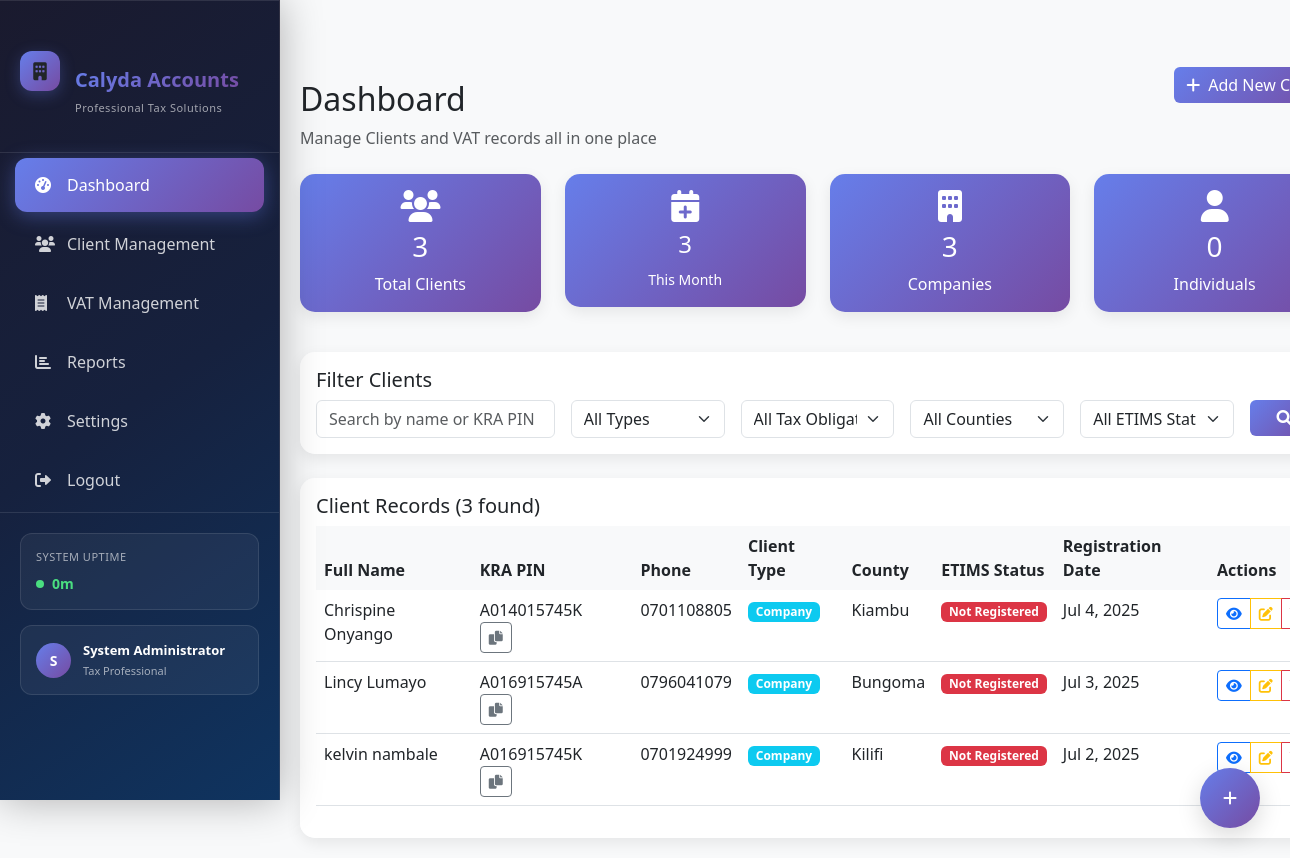
/dashboard.php (signed in), run on the app's committed database.
### tables this page shows
CREATE TABLE `clients` (
  `id` int(11) NOT NULL,
  `full_name` varchar(100) NOT NULL,
  `phone_number` varchar(20) NOT NULL,
  `kra_pin` varchar(20) NOT NULL,
  `password` varchar(255) NOT NULL,
  `tax_obligations` longtext NOT NULL CHECK (json_valid(`tax_obligations`)),
  `email_address` varchar(100) NOT NULL,
  `id_number` varchar(20) NOT NULL,
  `client_type` enum('Individual','Company','Both') NOT NULL,
  `county` varchar(50) NOT NULL,
  `etims_status` enum('Registered','Pending','Not Registered') DEFAULT 'Not Registered',
  `registration_date` timestamp NOT NULL DEFAULT current_timestamp(),
  `created_by` int(11) DEFAULT NULL,
  `updated_at` timestamp NOT NULL DEFAULT current_timestamp() ON UPDATE current_timestamp()
);

### classes/Client.php (called while the page is built, shortened)
<?php
class Client {
    private $db;
public function __construct() {
    global $pdo;
    $this->db = $pdo;
}
    public function getAll($filters = []) {
        $query = "SELECT * FROM clients WHERE 1=1";
        $params = [];
        $query .= " ORDER BY registration_date DESC";
        $stmt = $this->db->prepare($query);
        $stmt->execute($params);
        $clients = $stmt->fetchAll();
        return $clients;
    }
    public function getStats() {
        $stats = [];
        $stmt = $this->db->query("SELECT COUNT(*) as total FROM clients");
        $stats['total_clients'] = $stmt->fetch()['total'];
        $stmt = $this->db->query("
            SELECT client_type, COUNT(*) as count
            FROM clients
            GROUP BY client_type
        ");
        $stats['by_type'] = $stmt->fetchAll();
        $stmt = $this->db->query("
            SELECT etims_status, COUNT(*) as count
            FROM clients
            GROUP BY etims_status
        ");
        $stats['etims_status'] = $stmt->fetchAll();
        $stmt = $this->db->query("
            SELECT COUNT(*) as count
            FROM clients
            WHERE registration_date >= DATE_SUB(NOW(), INTERVAL 30 DAY)
        ");
        $stats['recent_registrations'] = $stmt->fetch()['count'];
        return $stats;
    }
}

### dashboard.php (the view, shortened to what this page needs)
<?php
$database = Database::getInstance();
$pdo = $database->getConnection();
require_once 'classes/Client.php';
$client = new Client();
$stats = $client->getStats();
$filters = [
    'search' => $_GET['search'] ?? '',
    'client_type' => $_GET['client_type'] ?? '',
    'tax_obligation' => $_GET['tax_obligation'] ?? '',
    'county' => $_GET['county'] ?? '',
    'etims_status' => $_GET['etims_status'] ?? ''
];
$clients = $client->getAll($filters);
?>
<!DOCTYPE html>
<html lang="en">
<head>
    <link href="https://cdn.jsdelivr.net/npm/bootstrap@5.3.0/dist/css/bootstrap.min.css" rel="stylesheet">
    <link href="https://cdnjs.cloudflare.com/ajax/libs/font-awesome/6.0.0/css/all.min.css" rel="stylesheet">
    <link rel="stylesheet" href="./css/style.css">
</head>
<body>
    <div class="container-fluid">
        <div class="row">
<div class="col-md-3 col-lg-2 px-0 sidebar" id="sidebar">
    <div class="sidebar-header">
        <div class="logo-container">
            <div class="logo-icon">
                <i class="fas fa-building"></i>
            </div>
            <div>
                <div class="logo-text" style="margin-top:40px">Calyda Accounts</div>
                <div class="company-tagline">Professional Tax Solutions</div>
            </div>
        </div>
    </div>
    <nav class="sidebar-nav">
        <div class="nav-item">
            <a class="nav-link active" href="">
                <i class="fas fa-tachometer-alt"></i>Dashboard
            </a>
        </div>
        <div class="nav-item">
            <a class="nav-link" href="clients.php">
                <i class="fas fa-users"></i>Client Management
            </a>
        </div>
        <div class="nav-item">
            <a class="nav-link" href="vat_management.php">
                <i class="fas fa-receipt"></i>VAT Management
            </a>
        </div>
        <div class="nav-item">
            <a class="nav-link" href="reports.php">
                <i class="fas fa-chart-bar"></i>Reports
            </a>
        </div>
        <div class="nav-item">
            <a class="nav-link" href="settings.php">
                <i class="fas fa-cog"></i>Settings
            </a>
        </div>
        <div class="nav-item">
            <a class="nav-link" href="logout.php">
                <i class="fas fa-sign-out-alt"></i>Logout
            </a>
        </div>
    </nav>
    <div class="system-status">
        <div class="uptime-display">
            <div class="uptime-title">System Uptime</div>
            <div class="uptime-value">
                <div class="status-indicator"></div>
                <span id="systemUptime">Loading...</span>
            </div>
        </div>
        <div class="user-info d-flex align-items-center">
            <div class="user-avatar">
                <?php echo strtoupper(substr($_SESSION['full_name'], 0, 1)); ?>
            </div>
            <div class="user-details">
                <div class="user-name"><?php echo htmlspecialchars($_SESSION['full_name']); ?></div>
                <div class="user-role">Tax Professional</div>
            </div>
        </div>
    </div>
</div>
            <div class="col-md-9 col-lg-10 main-content">
                <div class="d-flex justify-content-between align-items-center mb-4">
                    <div>
                        <h2 style="margin-top:60px;">Dashboard</h2>
                        <p class="text-muted mb-0">Manage Clients and VAT records all in one place</p>
                    </div>
                    <button class="btn btn-primary" data-bs-toggle="modal" data-bs-target="#addClientModal">
                        <i class="fas fa-plus me-2"></i>Add New Client
                    </button>
                </div>
                <div class="row mb-4">
                    <div class="col-md-3 col-sm-6 mb-3">
                        <div class="card stat-card">
                            <div class="card-body text-center">
                                <i class="fas fa-users fa-2x mb-2"></i>
                                <h3><?php echo $stats['total_clients']; ?></h3>
                                <p class="mb-0">Total Clients</p>
                            </div>
                        </div>
                    </div>
                    <div class="col-md-3 col-sm-6 mb-3">
                        <div class="card stat-card">
                            <div class="card-body text-center">
                                <i class="fas fa-calendar-plus fa-2x mb-2"></i>
                                <h4><?php echo $stats['recent_registrations']; ?></h4>
                                <small>This Month</small>
                            </div>
                        </div>
                    </div>
                    <div class="col-md-3 col-sm-6 mb-3">
                        <div class="card stat-card">
                            <div class="card-body text-center">
                                <i class="fas fa-building fa-2x mb-2"></i>
                                <?php
                                    $companyStats = array_filter($stats['by_type'], function($item) {
                                        return $item['client_type'] == 'Company';
                                    });
                                    $companyCount = count($companyStats) > 0 ? array_values($companyStats)[0]['count'] : 0;
                                ?>
                                <h3><?php echo $companyCount; ?></h3>
                                <p class="mb-0">Companies</p>
                            </div>
                        </div>
                    </div>
                    <div class="col-md-3 col-sm-6 mb-3">
                        <div class="card stat-card">
                            <div class="card-body text-center">
                                <i class="fas fa-user fa-2x mb-2"></i>
                                <h3><?php echo count(array_filter($stats['by_type'], function($item) { return $item['client_type'] == 'Individual'; })) > 0 ? array_filter($stats['by_type'], function($item) { return $item['client_type'] == 'Individual'; })[0]['count'] : 0; ?></h3>
                                <p class="mb-0">Individuals</p>
                            </div>
                        </div>
                    </div>
                </div>
                <div class="card mb-4">
                    <div class="card-body">
                        <h5 class="card-title">Filter Clients</h5>
                        <form method="GET" class="row g-3">
                            <div class="col-md-3">
                                <input type="text" class="form-control" name="search" placeholder="Search by name or KRA PIN" value="<?php echo htmlspecialchars($filters['search']); ?>">
                            </div>
                            <div class="col-md-2">
                                <select class="form-select" name="client_type">
                                    <option value="">All Types</option>
                                </select>
                            </div>
                            <div class="col-md-2">
                                <select class="form-select" name="tax_obligation">
                                    <option value="">All Tax Obligations</option>
                                </select>
                            </div>
                            <div class="col-md-2">
                                <select class="form-select" name="county">
                                    <option value="">All Counties</option>
                                </select>
                            </div>
                            <div class="col-md-2">
                                <select class="form-select" name="etims_status">
                                    <option value="">All ETIMS Status</option>
                                </select>
                            </div>
                            <div class="col-md-1">
                                <button type="submit" class="btn btn-primary w-100">
                                    <i class="fas fa-search"></i>
                                </button>
                            </div>
                        </form>
                    </div>
                </div>
                <div class="card">
                    <div class="card-body">
                        <h5 class="card-title">Client Records (<?php echo count($clients); ?> found)</h5>
                        <div class="table-responsive">
                            <table class="table table-hover">
                                <thead>
                                    <tr>
                                        <th>Full Name</th>
                                        <th>KRA PIN</th>
                                        <th>Phone</th>
                                        <th>Client Type</th>
                                        <th>County</th>
                                        <th>ETIMS Status</th>
                                        <th>Registration Date</th>
                                        <th>Actions</th>
                                    </tr>
                                </thead>
                                <tbody>
                                    <?php if (empty($clients)): ?>
                                        <tr>
                                            <td colspan="8" class="text-center py-4">
                                                <i class="fas fa-users fa-3x text-muted mb-3"></i>
                                                <p class="text-muted">No clients found. Add your first client to get started!</p>
                                            </td>
                                        </tr>
                                    <?php else: ?>
                                        <?php foreach ($clients as $clientData): ?>
                                            <tr>
                                                <td><?php echo htmlspecialchars($clientData['full_name']); ?></td>
                                                <td>
                                                    <span class="me-2"><?php echo htmlspecialchars($clientData['kra_pin']); ?></span>
                                                    <button class="btn btn-sm btn-outline-secondary" onclick="copyToClipboard('<?php echo htmlspecialchars($clientData['kra_pin']); ?>')">
                                                        <i class="fas fa-copy"></i>
                                                    </button>
                                                </td>
                                                <td><?php echo htmlspecialchars($clientData['phone_number']); ?></td>
                                                <td>
                                                    <span class="badge bg-info"><?php echo htmlspecialchars($clientData['client_type']); ?></span>
                                                </td>
                                                <td><?php echo htmlspecialchars($clientData['county']); ?></td>
                                                <td>
                                                    <?php
                                                    $statusClass = $clientData['etims_status'] == 'Registered' ? 'bg-success' :
                                                                  ($clientData['etims_status'] == 'Pending' ? 'bg-warning' : 'bg-danger');
                                                    ?>
                                                    <span class="badge <?php echo $statusClass; ?>"><?php echo htmlspecialchars($clientData['etims_status']); ?></span>
                                                </td>
                                                <td><?php echo date('M j, Y', strtotime($clientData['registration_date'])); ?></td>
                                                <td>
                                                    <div class="btn-group btn-group-sm">
                                                        <button class="btn btn-outline-primary" onclick="viewClient(<?php echo $clientData['id']; ?>)">
                                                            <i class="fas fa-eye"></i>
                                                        </button>
                                                        <button class="btn btn-outline-warning" onclick="editClient(<?php echo $clientData['id']; ?>)">
                                                            <i class="fas fa-edit"></i>
                                                        </button>
                                                        <button class="btn btn-outline-danger" onclick="deleteClient(<?php echo $clientData['id']; ?>, '<?php echo htmlspecialchars($clientData['full_name']); ?>')">
                                                        </button>
                                                    </div>
                                                </td>
                                            </tr>
                                        <?php endforeach; ?>
                                    <?php endif; ?>
                                </tbody>
                            </table>
                        </div>
                    </div>
                </div>
            </div>
        </div>
    </div>
    <button class="btn btn-primary quick-actions-btn" id="quickActionsBtn" onclick="toggleQuickActions()">
    <i class="fas fa-plus" id="quickActionsIcon"></i>
</button>
</body>
</html>

### data on the page
clients: full_name "Chrispine Onyango", kra_pin "A014015745K", phone_number "0701108805", client_type "Company", county "Kiambu", etims_status "Not Registered", registration_date "Jul 4, 2025"
clients: full_name "Lincy Lumayo", kra_pin "A016915745A", phone_number "0796041079", client_type "Company", county "Bungoma", etims_status "Not Registered", registration_date "Jul 3, 2025"
clients: full_name "kelvin nambale", kra_pin "A016915745K", phone_number "0701924999", client_type "Company", county "Kilifi", etims_status "Not Registered", registration_date "Jul 2, 2025"

### other printed values
substr($_SESSION['full_name'], 0, 1) "S"
$_SESSION['full_name'] "System Administrator"
$stats['total_clients'] "3"
$stats['recent_registrations'] "3"
$companyCount "3"
count($clients) "3"
